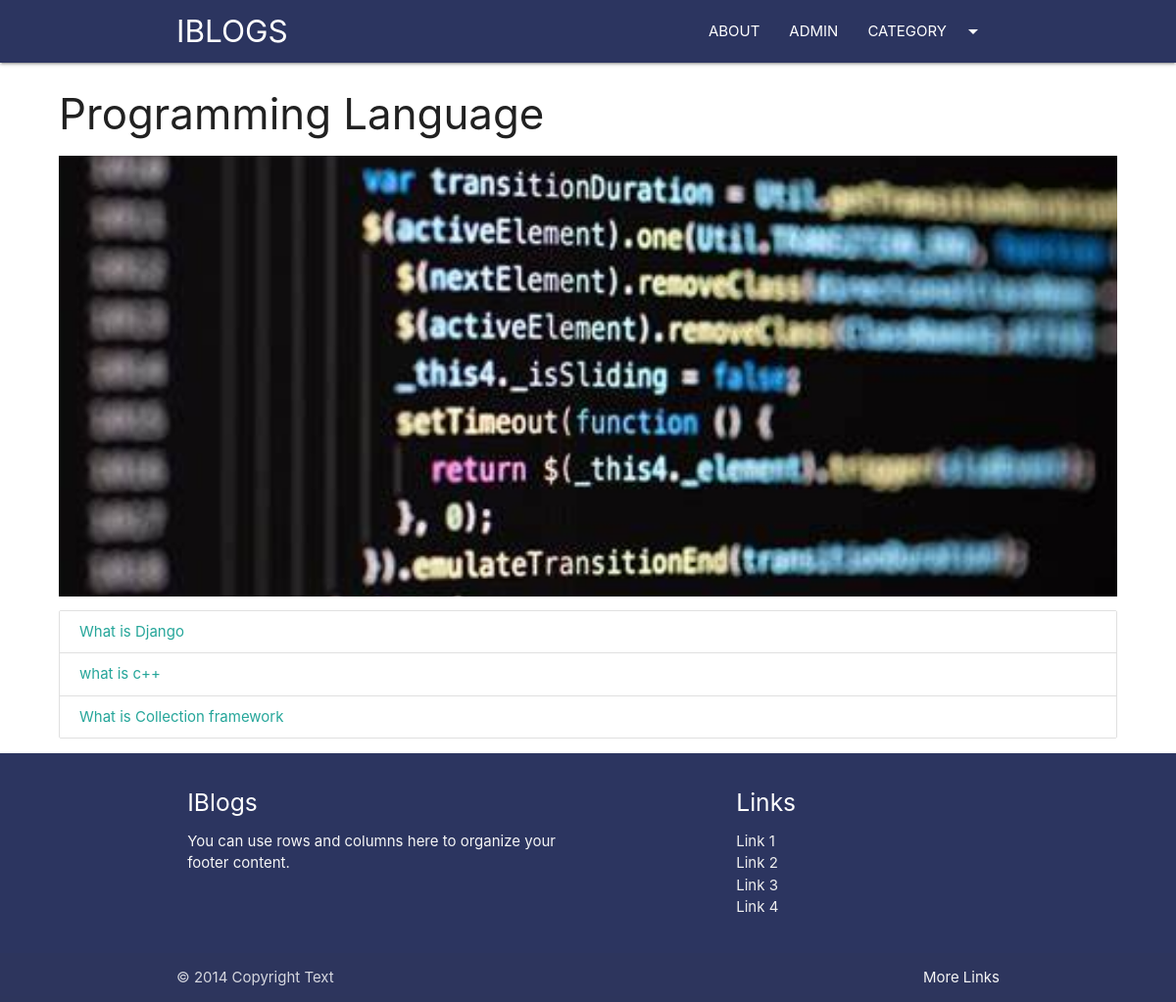
/category/programming, run on the app's committed database.
### blog/models.py (models this page shows, shortened)
class Category(models.Model):
    cat_id = models.AutoField(primary_key=True)
    title = models.CharField(max_length=100)
    description = models.TextField()
    url = models.CharField(max_length=100)
    image = models.ImageField(upload_to='category/')
    add_date = models.DateTimeField(auto_now_add=True,null=True)
    def img_tag(self):
        if self.image:
            return format_html('<img src="{}" style="width:40px;height:40px;" />', self.image.url)
        return "No Image"
    img_tag.short_description = "Image"

class Post(models.Model):
    post_id = models.AutoField(primary_key=True)
    title = models.CharField(max_length=100)
    content = models.TextField()
    url = models.CharField(max_length=100)
    cat = models.ForeignKey(Category, on_delete=models.CASCADE)
    image = models.ImageField(upload_to='post/')

### blog/views.py (the view)
# urls.py: path('category/<slug:url>',category)
def category(request,url):
   cat = Category.objects.get(url=url)
   posts = Post.objects.filter(cat=cat)
   return render(request,'category.html',{'cat':cat,'posts':posts})

### template/category.html (shortened to what this page needs)
{%extends 'base.html' %}
{%block content%}
<div class="container-custom">
    <h3>{{cat.title}}</h3>
    <div class="img-container">
        <img src="/media/{{cat.image}}" class="responsive-img" style="max-height:450px;width:100%;object-fit:cover;"
             alt="">
    </div>
    <div class="collection">
        {%for p in posts %}
        <a href="/blog/{{p.url}}" class="collection-item">{{p.title}}</a>
        {% empty %}
        <h3>No posts in this category</h3>
        {%endfor%}
    </div>
</div>
{%endblock%}

### blog/static/css/style.css (style rules this page uses)
.container-custom { width: 90%!important; margin:auto; }

### data on the page
Category: title "Programming Language", image (picture)
Post: title "What is Django"
Post: title "what is c++"
Post: title "What is Collection framework"
